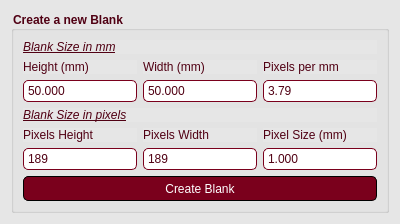
<?xml version="1.0" encoding="UTF-8"?>
<ui version="4.0">
 <class>Form</class>
 <widget class="QWidget" name="Form">
  <property name="geometry">
   <rect>
    <x>0</x>
    <y>0</y>
    <width>400</width>
    <height>223</height>
   </rect>
  </property>
  <property name="windowTitle">
   <string>Form</string>
  </property>
  <property name="styleSheet">
   <string notr="true">QWidget{
background-color: rgb(230,230,230);
}

QGroupBox{
color:  rgb(80, 0, 19);  /* Text color */
font-weight: bold;  /* Bold text */
}

QLabel{
color:  rgb(80, 0, 19);;  /* Text color */
}

QPushButton {
	background-color: rgb(122,0,28);  /* Background color */
	border: 1px solid rgb(0, 0, 0);
    color: rgb(255, 255, 255);  /* Text color */
    border-radius: 5px;  /* Rounded edges */
	padding: 2px;
}

QPushButton:hover {
    background-color: rgb(142, 0, 38);  /* Background color when hovered */
	color: rgb(245, 245, 245);
    border-color:rgb(40, 40, 40);  /* Border color when hovered */
}

QPushButton:pressed {
   color:  rgb(80, 0, 19);  /* Background color when pressed */
	border-color: rgb(0, 0, 0);
}
QPushButton:clicked {
   background-color: rgb(80,0,19);  /* Background color when pressed */
	border-color:  rgb(0,0, 0);
}

QPushButton:checked {
    background-color: rgb(255,255,255);
	color:  rgb(80, 0, 19);
	border: 2px solid rgb(122, 0, 28);
	font-weight: bold;  /* Bold text */
}

QPushButton:disabled {
    background-color: rgb(180,180, 180);
	border: 1px solid rgb(0, 0,0);
}

QDoubleSpinBox:enabled{
background-color: rgb(255,255,255);
color:  rgb(80, 0, 19);  /* Text color */
border: 1px solid  rgb(122, 0, 28);  /* Border color */
border-radius: 5px;  /* Rounded edges */
padding : 2px;
}
QDoubleSpinBox:disabled{
color: rgb(80, 0, 19);  /* Text color */
border: 1px solid rgb(255,255,255);  /* Border color */
border-radius: 5px;  /* Rounded edges */
padding : 2px;
}

QSpinBox:enabled{
background-color: rgb(255,255,255);
color:  rgb(80, 0, 19);  /* Text color */
border: 1px solid  rgb(122, 0, 28);  /* Border color */
border-radius: 5px;  /* Rounded edges */
padding : 2px;

}
QSpinBox:disabled{
color: rgb(80, 0, 19);  /* Text color */
border: 1px solid rgb(255,255,255);  /* Border color */
border-radius: 5px;  /* Rounded edges */
padding : 2px;
}

QPlainTextEdit{
background-color: rgb(255,255,255);
border-radius: 5px;  /* Rounded edges */
}

QLineEdit:endabled{
background-color: rgb(255,255,255);
color:  rgb(80, 0, 19);  /* Text color */
border: 1px solid rgb(0,0,0);  /* Border color */
border-radius: 5px;  /* Rounded edges */
padding : 2px;
}

QLineEdit:disabled{
background-color: rgb(230,230,230);
color:  rgb(80, 0, 19);  /* Text color */
border: 1px solid rgb(0,0,0);  /* Border color */
border-radius: 5px;  /* Rounded edges */
padding : 2px;
}

QComboBox{
background-color: rgb(255,255,255);
color:  rgb(80, 0, 19);  /* Text color */
border: 1px solid rgb(0,0,0);  /* Border color */
border-radius: 5px;  /* Rounded edges */
padding : 2px;
}

QTabBar::tab {
    color:  rgb(80, 0, 19); 
    border: 1px solid rgb(122,0,28);
    padding: 5px;
    border-top-left-radius: 5px;
    border-top-right-radius: 5px;
	min-width:80px;
}

QTabBar::tab:selected {
    color:  rgb(80, 0, 19); 
    background-color: rgb(255, 255, 255); ;
    font-weight: bold;
	border: 2px solid rgb(122, 0, 28);
}

QTabBar::tab:hover {
    color:  rgb(122, 0, 28); /* Slightly lighter orange */
	background-color: rgb(245, 245, 245); ;
}
</string>
  </property>
  <layout class="QVBoxLayout" name="verticalLayout">
   <item>
    <widget class="QGroupBox" name="groupBox">
     <property name="title">
      <string>Create a new Blank</string>
     </property>
     <layout class="QGridLayout" name="gridLayout">
      <item row="4" column="0">
       <widget class="QLabel" name="label_4">
        <property name="text">
         <string>Pixels Height</string>
        </property>
       </widget>
      </item>
      <item row="8" column="0" colspan="3">
       <widget class="QPushButton" name="create_blank_button">
        <property name="minimumSize">
         <size>
          <width>0</width>
          <height>25</height>
         </size>
        </property>
        <property name="text">
         <string>Create Blank</string>
        </property>
       </widget>
      </item>
      <item row="2" column="1">
       <widget class="QDoubleSpinBox" name="width_mm_spinbox">
        <property name="buttonSymbols">
         <enum>QAbstractSpinBox::NoButtons</enum>
        </property>
        <property name="decimals">
         <number>3</number>
        </property>
        <property name="maximum">
         <double>1000.000000000000000</double>
        </property>
        <property name="value">
         <double>50.000000000000000</double>
        </property>
       </widget>
      </item>
      <item row="5" column="0">
       <widget class="QSpinBox" name="height_pixel_spinbox">
        <property name="buttonSymbols">
         <enum>QAbstractSpinBox::NoButtons</enum>
        </property>
        <property name="minimum">
         <number>1</number>
        </property>
        <property name="maximum">
         <number>16000</number>
        </property>
        <property name="value">
         <number>189</number>
        </property>
       </widget>
      </item>
      <item row="1" column="0">
       <widget class="QLabel" name="label">
        <property name="text">
         <string>Height (mm)</string>
        </property>
       </widget>
      </item>
      <item row="1" column="1">
       <widget class="QLabel" name="label_2">
        <property name="text">
         <string>Width (mm)</string>
        </property>
       </widget>
      </item>
      <item row="2" column="0">
       <widget class="QDoubleSpinBox" name="height_mm_spinbox">
        <property name="buttonSymbols">
         <enum>QAbstractSpinBox::NoButtons</enum>
        </property>
        <property name="decimals">
         <number>3</number>
        </property>
        <property name="maximum">
         <double>1000.000000000000000</double>
        </property>
        <property name="value">
         <double>50.000000000000000</double>
        </property>
       </widget>
      </item>
      <item row="5" column="1">
       <widget class="QSpinBox" name="wight_pixel_spinbox">
        <property name="buttonSymbols">
         <enum>QAbstractSpinBox::NoButtons</enum>
        </property>
        <property name="minimum">
         <number>1</number>
        </property>
        <property name="maximum">
         <number>16000</number>
        </property>
        <property name="value">
         <number>189</number>
        </property>
       </widget>
      </item>
      <item row="4" column="1">
       <widget class="QLabel" name="label_5">
        <property name="text">
         <string>Pixels Width</string>
        </property>
       </widget>
      </item>
      <item row="0" column="0" colspan="3">
       <widget class="QLabel" name="label_7">
        <property name="font">
         <font>
          <italic>true</italic>
          <underline>true</underline>
         </font>
        </property>
        <property name="text">
         <string>Blank Size in mm</string>
        </property>
       </widget>
      </item>
      <item row="3" column="0" colspan="3">
       <widget class="QLabel" name="label_8">
        <property name="font">
         <font>
          <weight>50</weight>
          <italic>true</italic>
          <bold>false</bold>
          <underline>true</underline>
         </font>
        </property>
        <property name="text">
         <string>Blank Size in pixels</string>
        </property>
       </widget>
      </item>
      <item row="1" column="2">
       <widget class="QLabel" name="label_6">
        <property name="text">
         <string>Pixels per mm</string>
        </property>
       </widget>
      </item>
      <item row="2" column="2">
       <widget class="QDoubleSpinBox" name="pixels_per_mm_spinbox">
        <property name="buttonSymbols">
         <enum>QAbstractSpinBox::NoButtons</enum>
        </property>
        <property name="minimum">
         <double>0.010000000000000</double>
        </property>
        <property name="maximum">
         <double>1000.000000000000000</double>
        </property>
        <property name="value">
         <double>3.790000000000000</double>
        </property>
       </widget>
      </item>
      <item row="4" column="2">
       <widget class="QLabel" name="label_3">
        <property name="text">
         <string>Pixel Size (mm)</string>
        </property>
       </widget>
      </item>
      <item row="5" column="2">
       <widget class="QDoubleSpinBox" name="pixel_size_spinbox">
        <property name="buttonSymbols">
         <enum>QAbstractSpinBox::NoButtons</enum>
        </property>
        <property name="decimals">
         <number>3</number>
        </property>
        <property name="minimum">
         <double>0.001000000000000</double>
        </property>
        <property name="maximum">
         <double>100.000000000000000</double>
        </property>
        <property name="value">
         <double>1.000000000000000</double>
        </property>
       </widget>
      </item>
     </layout>
    </widget>
   </item>
  </layout>
 </widget>
 <resources/>
 <connections/>
</ui>
